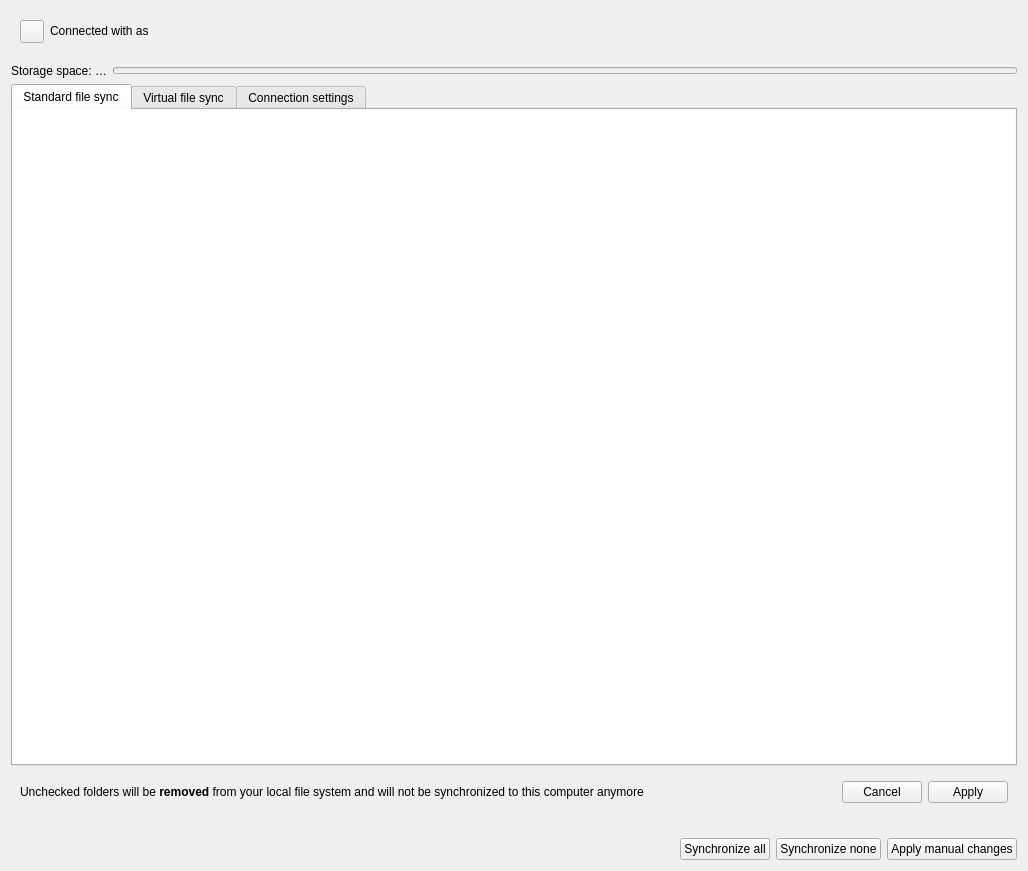
<?xml version="1.0" encoding="UTF-8"?>
<ui version="4.0">
 <class>OCC::AccountSettings</class>
 <widget class="QWidget" name="OCC::AccountSettings">
  <property name="geometry">
   <rect>
    <x>0</x>
    <y>0</y>
    <width>1028</width>
    <height>871</height>
   </rect>
  </property>
  <property name="windowTitle">
   <string notr="true">Form</string>
  </property>
  <layout class="QGridLayout" name="gridLayout">
   <item row="2" column="0">
    <layout class="QHBoxLayout" name="storageGroupBox">
     <item>
      <widget class="QLabel" name="quotaInfoLabel">
       <property name="sizePolicy">
        <sizepolicy hsizetype="Minimum" vsizetype="Fixed">
         <horstretch>0</horstretch>
         <verstretch>0</verstretch>
        </sizepolicy>
       </property>
       <property name="toolTip">
        <string/>
       </property>
       <property name="text">
        <string>Storage space: …</string>
       </property>
       <property name="textFormat">
        <enum>Qt::PlainText</enum>
       </property>
       <property name="wordWrap">
        <bool>false</bool>
       </property>
      </widget>
     </item>
     <item>
      <widget class="QProgressBar" name="quotaProgressBar">
       <property name="enabled">
        <bool>false</bool>
       </property>
       <property name="sizePolicy">
        <sizepolicy hsizetype="MinimumExpanding" vsizetype="Fixed">
         <horstretch>0</horstretch>
         <verstretch>0</verstretch>
        </sizepolicy>
       </property>
       <property name="maximumSize">
        <size>
         <width>16777215</width>
         <height>7</height>
        </size>
       </property>
       <property name="maximum">
        <number>100</number>
       </property>
       <property name="value">
        <number>-1</number>
       </property>
       <property name="textVisible">
        <bool>false</bool>
       </property>
      </widget>
     </item>
    </layout>
   </item>
   <item row="4" column="0">
    <widget class="QWidget" name="selectiveSyncStatus" native="true">
     <layout class="QHBoxLayout" name="horizontalLayout_3">
      <item>
       <layout class="QVBoxLayout" name="verticalLayout_3">
        <item>
         <widget class="QLabel" name="selectiveSyncLabel">
          <property name="sizePolicy">
           <sizepolicy hsizetype="MinimumExpanding" vsizetype="Maximum">
            <horstretch>0</horstretch>
            <verstretch>0</verstretch>
           </sizepolicy>
          </property>
          <property name="text">
           <string>Unchecked folders will be &lt;b&gt;removed&lt;/b&gt; from your local file system and will not be synchronized to this computer anymore</string>
          </property>
          <property name="textFormat">
           <enum>Qt::RichText</enum>
          </property>
          <property name="wordWrap">
           <bool>true</bool>
          </property>
          <property name="openExternalLinks">
           <bool>true</bool>
          </property>
         </widget>
        </item>
       </layout>
      </item>
      <item>
       <widget class="QWidget" name="selectiveSyncButtons" native="true">
        <layout class="QHBoxLayout" name="horizontalLayout">
         <property name="leftMargin">
          <number>0</number>
         </property>
         <property name="topMargin">
          <number>0</number>
         </property>
         <property name="rightMargin">
          <number>0</number>
         </property>
         <property name="bottomMargin">
          <number>0</number>
         </property>
         <item>
          <widget class="QPushButton" name="selectiveSyncCancel">
           <property name="sizePolicy">
            <sizepolicy hsizetype="Minimum" vsizetype="Maximum">
             <horstretch>0</horstretch>
             <verstretch>0</verstretch>
            </sizepolicy>
           </property>
           <property name="text">
            <string>Cancel</string>
           </property>
          </widget>
         </item>
         <item>
          <widget class="QPushButton" name="selectiveSyncApply">
           <property name="sizePolicy">
            <sizepolicy hsizetype="Minimum" vsizetype="Maximum">
             <horstretch>0</horstretch>
             <verstretch>0</verstretch>
            </sizepolicy>
           </property>
           <property name="text">
            <string>Apply</string>
           </property>
          </widget>
         </item>
        </layout>
       </widget>
      </item>
     </layout>
    </widget>
   </item>
   <item row="0" column="0">
    <widget class="QWidget" name="accountStatus" native="true">
     <layout class="QGridLayout" name="gridLayout_2">
      <item row="0" column="0">
       <widget class="SslButton" name="sslButton">
        <property name="sizePolicy">
         <sizepolicy hsizetype="Maximum" vsizetype="Fixed">
          <horstretch>0</horstretch>
          <verstretch>0</verstretch>
         </sizepolicy>
        </property>
        <property name="text">
         <string/>
        </property>
       </widget>
      </item>
      <item row="0" column="1">
       <widget class="QLabel" name="connectLabel">
        <property name="sizePolicy">
         <sizepolicy hsizetype="MinimumExpanding" vsizetype="Preferred">
          <horstretch>0</horstretch>
          <verstretch>0</verstretch>
         </sizepolicy>
        </property>
        <property name="text">
         <string>Connected with &lt;server&gt; as &lt;user&gt;</string>
        </property>
        <property name="textFormat">
         <enum>Qt::RichText</enum>
        </property>
        <property name="wordWrap">
         <bool>true</bool>
        </property>
        <property name="openExternalLinks">
         <bool>true</bool>
        </property>
       </widget>
      </item>
     </layout>
    </widget>
   </item>
   <item row="1" column="0">
    <widget class="KMessageWidget" name="encryptionMessage" native="true"/>
   </item>
   <item row="5" column="0">
    <widget class="QWidget" name="bigFolderUi" native="true">
     <layout class="QVBoxLayout" name="verticalLayout">
      <property name="leftMargin">
       <number>0</number>
      </property>
      <property name="topMargin">
       <number>0</number>
      </property>
      <property name="rightMargin">
       <number>0</number>
      </property>
      <property name="bottomMargin">
       <number>0</number>
      </property>
      <item>
       <widget class="QLabel" name="selectiveSyncNotification">
        <property name="styleSheet">
         <string notr="true">color: red</string>
        </property>
        <property name="text">
         <string/>
        </property>
        <property name="wordWrap">
         <bool>true</bool>
        </property>
       </widget>
      </item>
      <item>
       <layout class="QHBoxLayout" name="horizontalLayout_2">
        <item>
         <spacer name="horizontalSpacer">
          <property name="orientation">
           <enum>Qt::Horizontal</enum>
          </property>
          <property name="sizeHint" stdset="0">
           <size>
            <width>40</width>
            <height>20</height>
           </size>
          </property>
         </spacer>
        </item>
        <item>
         <widget class="QPushButton" name="bigFolderSyncAll">
          <property name="text">
           <string>Synchronize all</string>
          </property>
         </widget>
        </item>
        <item>
         <widget class="QPushButton" name="bigFolderSyncNone">
          <property name="text">
           <string>Synchronize none</string>
          </property>
         </widget>
        </item>
        <item>
         <widget class="QPushButton" name="bigFolderApply">
          <property name="text">
           <string>Apply manual changes</string>
          </property>
         </widget>
        </item>
       </layout>
      </item>
     </layout>
    </widget>
   </item>
   <item row="3" column="0">
    <widget class="QTabWidget" name="tabWidget">
     <property name="tabShape">
      <enum>QTabWidget::Rounded</enum>
     </property>
     <property name="currentIndex">
      <number>0</number>
     </property>
     <widget class="QWidget" name="standardSyncTab">
      <attribute name="title">
       <string>Standard file sync</string>
      </attribute>
      <layout class="QVBoxLayout" name="verticalLayout_4" stretch="0">
       <property name="leftMargin">
        <number>0</number>
       </property>
       <property name="topMargin">
        <number>0</number>
       </property>
       <property name="rightMargin">
        <number>0</number>
       </property>
       <property name="bottomMargin">
        <number>0</number>
       </property>
       <item>
        <widget class="OCC::FolderStatusView" name="_folderList">
         <property name="sizePolicy">
          <sizepolicy hsizetype="Expanding" vsizetype="Expanding">
           <horstretch>0</horstretch>
           <verstretch>0</verstretch>
          </sizepolicy>
         </property>
         <property name="contextMenuPolicy">
          <enum>Qt::CustomContextMenu</enum>
         </property>
         <property name="autoFillBackground">
          <bool>false</bool>
         </property>
         <property name="frameShape">
          <enum>QFrame::Shape::NoFrame</enum>
         </property>
         <property name="editTriggers">
          <set>QAbstractItemView::NoEditTriggers</set>
         </property>
         <property name="animated">
          <bool>true</bool>
         </property>
        </widget>
       </item>
      </layout>
     </widget>
     <widget class="QWidget" name="fileProviderTab">
      <attribute name="title">
       <string>Virtual file sync</string>
      </attribute>
     </widget>
     <widget class="QWidget" name="connectionSettingsTab">
      <attribute name="title">
       <string>Connection settings</string>
      </attribute>
     </widget>
    </widget>
   </item>
  </layout>
 </widget>
 <customwidgets>
  <customwidget>
   <class>SslButton</class>
   <extends>QToolButton</extends>
   <header>sslbutton.h</header>
  </customwidget>
  <customwidget>
   <class>OCC::FolderStatusView</class>
   <extends>QTreeView</extends>
   <header>folderstatusview.h</header>
  </customwidget>
  <customwidget>
   <class>KMessageWidget</class>
   <extends>QWidget</extends>
   <header>kmessagewidget.h</header>
   <container>1</container>
  </customwidget>
 </customwidgets>
 <resources/>
 <connections/>
</ui>
